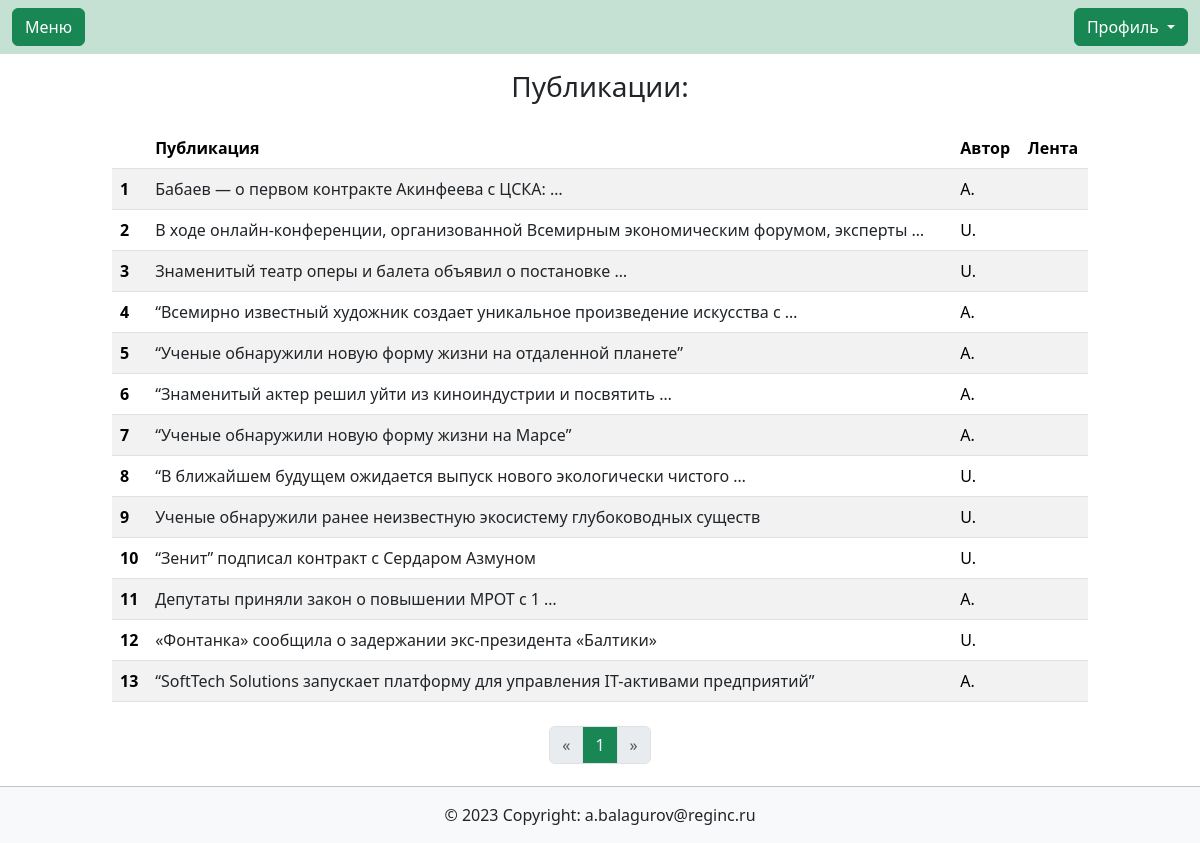
/contentmanagment/adminnewslist/, run on an earlier commit of the app's database.
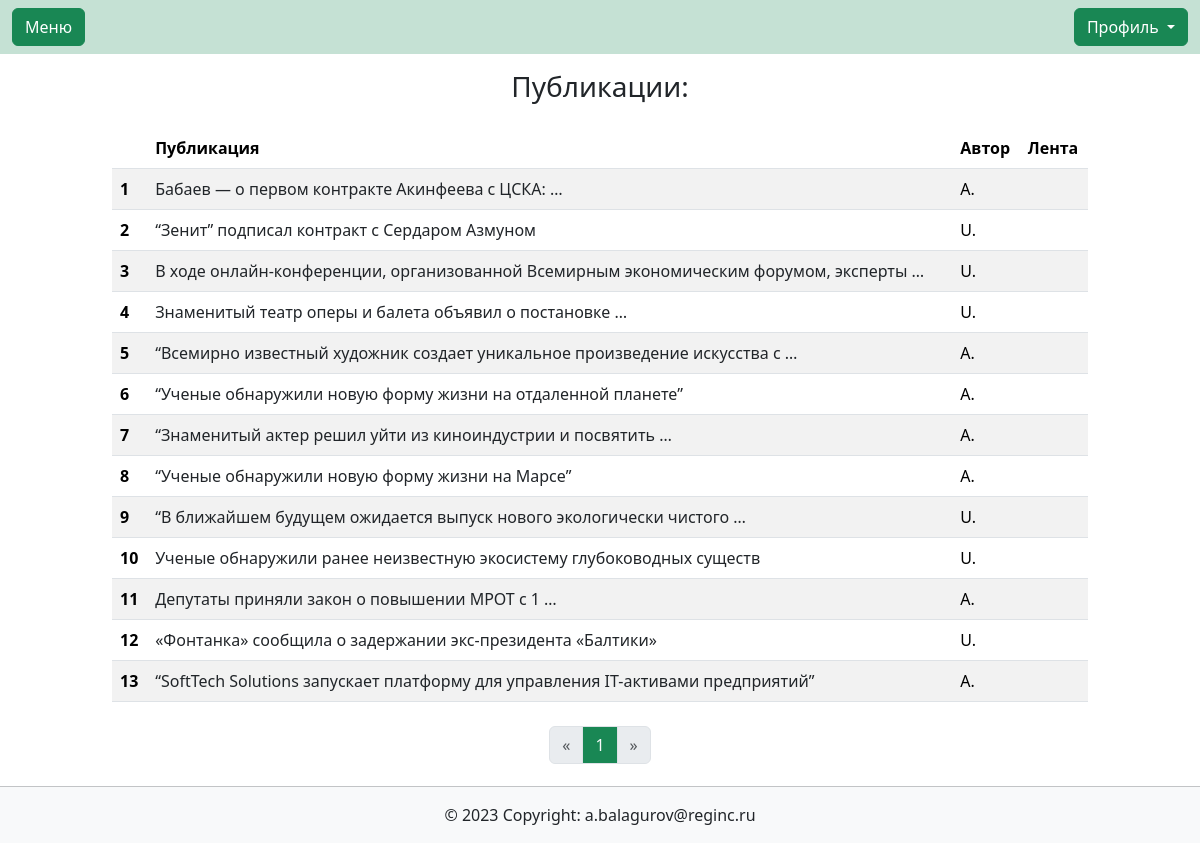
And on a later commit of the database.
### main/models.py (models this page shows, shortened)
class NewsModel(models.Model):
    tags = models.ManyToManyField('TagsModel',blank=True, related_name='Тэги')
    autor = models.ForeignKey(User, on_delete=models.PROTECT)
    name = models.CharField(max_length=150, blank=True)
    description = models.TextField(blank=True)
    date_pub = models.DateTimeField(auto_now=True)
    show_news = models.BooleanField(default=True)
    class Meta:
        verbose_name_plural = 'Новости'

### users/models.py (models this page shows, shortened)
class User(AbstractUser):
    description = models.CharField(max_length=150, blank=True, verbose_name='Занимаемая должность',)

### contentmanagment/views.py (the view)
# urls.py: path('adminnewslist/', views.administratenews, name='admin-newslist'),
def administratenews(request):
    paginator = Paginator(NewsModel.objects.all().order_by('-date_pub'), 20)
    page_number = request.GET.get('page')
    newslist = paginator.get_page(page_number)
    context = {'newslist': newslist}
    return render(request, 'contentmanagment/adminlist.html', context)

### contentmanagment/templates/contentmanagment/adminlist.html (shortened to what this page needs)
{% extends  'base.html' %}
{% load bootstrap_icons %}
{% block content %}
    <h3 class="text-center py-3">Публикации:</h3>
    <div class="container col-12 col-md-10">
    <table class="table table-striped">
        <thead>
          <tr>
            <th scope="col"></th>
            <th scope="col">Публикация</th>
            <th scope="col">Автор</th>
            <th scope="col">Лента</th>
          </tr>
        </thead>
        <tbody>
        {% for news in newslist.object_list %}
            <tr class="my-auto align-items-center" style="transform: rotate(0);">
                <th scope="row" class="my-auto">{{ forloop.counter }}</th>
                <td class="my-auto align-items-center"><a class="link-dark text-decoration-none stretched-link" href="{% url 'contentmanagment:addNews' news.id %}">{{ news.name|truncatewords:8 }}</a></td>
                <td class="my-auto align-items-center">{{ news.autor.last_name }} {{ news.autor.first_name|slice:":1" }}.</td>
                <td class="my-auto align-items-center">{% if news.show_news %}{% bs_icon 'check-circle' size='1.5em' %}{% else %}{% bs_icon 'x-circle' size='1.5em' %}{% endif %}</td>
            </tr>
        {% endfor %}
        </tbody>
    </table>
    <div class="d-flex align-items-center justify-content-center py-2">
        {% include 'render_pagination.html' with pagination=newslist %}
    </div>
</div>
{% endblock content %}

What changed in the data, as far as the page shows it:
changed NewsModel "“Зенит” подписал контракт с Сердаром Азмуном": moves up the list
